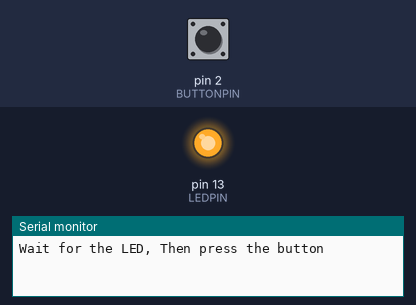
The program below on a simulated Arduino Uno, built with avr-gcc and run on an emulated ATmega328P. On the bench: output pins drawn as LEDs (lit = HIGH), the last lines printed to the serial monitor. The inputs (shaded band) are chosen by the test bench; at power-on: pin 2 (BUTTONPIN) HIGH. Random numbers use the default seed unless the program sets one.

Above: at 3.9 s.
4.0 s: pin 2 (BUTTONPIN) pulled LOW for 0.15 s
At 4.4 s:
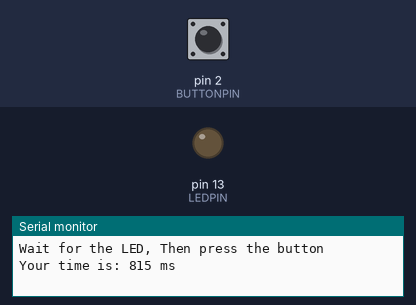
11.8 s: pin 2 (BUTTONPIN) pulled LOW for 1 s
At 18.7 s:
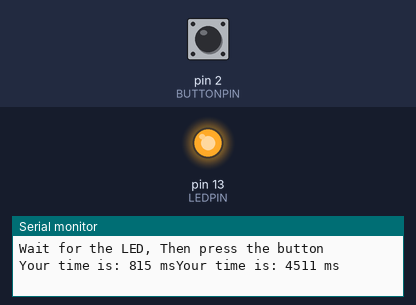
Timing chart, 0 to 20.2 s (numbered marks = the images above; inputs shaded):
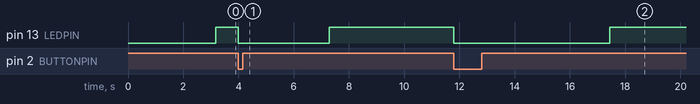

The program:

main.cpp
```cpp
#include <Arduino.h>

// Define the global variable
int LEDPIN = 13;
int BUTTONPIN = 2;

void setup() {
  pinMode(LEDPIN, OUTPUT);
  pinMode(BUTTONPIN, INPUT_PULLUP);
  Serial.begin(9600);
  randomSeed(analogRead(A0));
  Serial.println("Wait for the LED, Then press the button");
}

void loop() {
  digitalWrite(LEDPIN, LOW);
  delay(random(2000, 5000));
  if (digitalRead(BUTTONPIN) == LOW) {
    Serial.println("Too Soon! Let go of the button.");
    while (digitalRead(BUTTONPIN) == LOW) {
      return;
    }
  }
  digitalWrite(LEDPIN,HIGH);
  unsigned long start = millis();
  while (digitalRead(2) == HIGH) {}
  unsigned long t = millis() - start;
  digitalWrite(LEDPIN, LOW);
  Serial.print("Your time is: ");
  Serial.print(t);
  Serial.print(" ms");
  while (digitalRead(BUTTONPIN) == LOW) { }
  delay(1000);

}
```

Measured:
- after the input at 4.0 s, pin 13 (LEDPIN): HIGH → LOW at once, → HIGH 3.3 s later
- after the input at 11.8 s, pin 13 (LEDPIN): HIGH → LOW at once, → HIGH 5.6 s later
